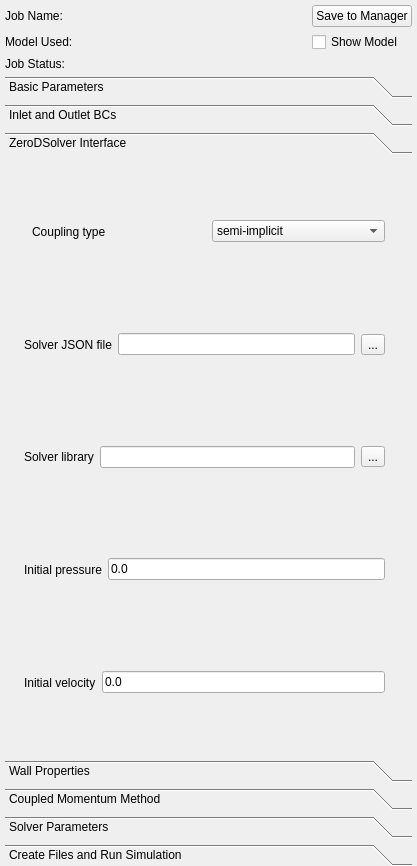
<?xml version="1.0" encoding="UTF-8"?>
<ui version="4.0">
 <class>sv4guiSimulationView</class>
 <widget class="QWidget" name="sv4guiSimulationView">
  <property name="geometry">
   <rect>
    <x>0</x>
    <y>0</y>
    <width>417</width>
    <height>866</height>
   </rect>
  </property>
  <property name="sizePolicy">
   <sizepolicy hsizetype="Preferred" vsizetype="Preferred">
    <horstretch>0</horstretch>
    <verstretch>0</verstretch>
   </sizepolicy>
  </property>
  <property name="windowTitle">
   <string>Form</string>
  </property>
  <layout class="QVBoxLayout" name="verticalLayout">
   <property name="spacing">
    <number>0</number>
   </property>
   <property name="leftMargin">
    <number>5</number>
   </property>
   <property name="topMargin">
    <number>5</number>
   </property>
   <property name="rightMargin">
    <number>5</number>
   </property>
   <property name="bottomMargin">
    <number>0</number>
   </property>
   <item>
    <widget class="QWidget" name="widgetTop" native="true">
     <layout class="QGridLayout" name="gridLayout_6">
      <property name="leftMargin">
       <number>0</number>
      </property>
      <property name="topMargin">
       <number>0</number>
      </property>
      <property name="rightMargin">
       <number>0</number>
      </property>
      <property name="bottomMargin">
       <number>5</number>
      </property>
      <property name="spacing">
       <number>5</number>
      </property>
      <item row="2" column="0">
       <widget class="QLabel" name="label_4">
        <property name="sizePolicy">
         <sizepolicy hsizetype="Fixed" vsizetype="Preferred">
          <horstretch>0</horstretch>
          <verstretch>0</verstretch>
         </sizepolicy>
        </property>
        <property name="text">
         <string>Job Status:</string>
        </property>
       </widget>
      </item>
      <item row="1" column="1">
       <widget class="QLabel" name="labelModelName">
        <property name="text">
         <string/>
        </property>
       </widget>
      </item>
      <item row="1" column="0">
       <widget class="QLabel" name="label_2">
        <property name="text">
         <string>Model Used:</string>
        </property>
       </widget>
      </item>
      <item row="0" column="2">
       <widget class="QPushButton" name="btnSave">
        <property name="sizePolicy">
         <sizepolicy hsizetype="Fixed" vsizetype="Fixed">
          <horstretch>0</horstretch>
          <verstretch>0</verstretch>
         </sizepolicy>
        </property>
        <property name="text">
         <string>Save to Manager</string>
        </property>
       </widget>
      </item>
      <item row="1" column="2">
       <widget class="QCheckBox" name="checkBoxShowModel">
        <property name="sizePolicy">
         <sizepolicy hsizetype="Fixed" vsizetype="Fixed">
          <horstretch>0</horstretch>
          <verstretch>0</verstretch>
         </sizepolicy>
        </property>
        <property name="text">
         <string>Show Model</string>
        </property>
       </widget>
      </item>
      <item row="2" column="1" colspan="2">
       <widget class="QLabel" name="labelJobStatus">
        <property name="text">
         <string/>
        </property>
       </widget>
      </item>
      <item row="0" column="0">
       <widget class="QLabel" name="label">
        <property name="sizePolicy">
         <sizepolicy hsizetype="Fixed" vsizetype="Preferred">
          <horstretch>0</horstretch>
          <verstretch>0</verstretch>
         </sizepolicy>
        </property>
        <property name="layoutDirection">
         <enum>Qt::LayoutDirection::LeftToRight</enum>
        </property>
        <property name="text">
         <string>Job Name:</string>
        </property>
       </widget>
      </item>
      <item row="0" column="1">
       <widget class="QLabel" name="labelJobName">
        <property name="text">
         <string/>
        </property>
       </widget>
      </item>
     </layout>
    </widget>
   </item>
   <item>
    <widget class="QWidget" name="widget_2" native="true">
     <layout class="QVBoxLayout" name="verticalLayout_2">
      <property name="spacing">
       <number>5</number>
      </property>
      <property name="leftMargin">
       <number>0</number>
      </property>
      <property name="topMargin">
       <number>0</number>
      </property>
      <property name="rightMargin">
       <number>0</number>
      </property>
      <property name="bottomMargin">
       <number>0</number>
      </property>
      <item>
       <widget class="QToolBox" name="toolBox">
        <property name="currentIndex">
         <number>2</number>
        </property>
        <widget class="QWidget" name="Toolbox_basic_params_page">
         <property name="geometry">
          <rect>
           <x>0</x>
           <y>0</y>
           <width>407</width>
           <height>552</height>
          </rect>
         </property>
         <attribute name="label">
          <string>Basic Parameters</string>
         </attribute>
         <layout class="QVBoxLayout" name="verticalLayout_7">
          <property name="spacing">
           <number>5</number>
          </property>
          <property name="leftMargin">
           <number>5</number>
          </property>
          <property name="topMargin">
           <number>0</number>
          </property>
          <property name="rightMargin">
           <number>5</number>
          </property>
          <property name="bottomMargin">
           <number>5</number>
          </property>
          <item>
           <widget class="QWidget" name="BasicParameters_page" native="true">
            <layout class="QVBoxLayout" name="verticalLayout_15">
             <item>
              <widget class="QTableView" name="BasicParameters_table"/>
             </item>
             <item>
              <widget class="QWidget" name="BasicParameters_pressure_ic_group" native="true">
               <layout class="QHBoxLayout" name="horizontalLayout_12">
                <item>
                 <widget class="QLabel" name="BasicParameters_pressure_ic_label">
                  <property name="text">
                   <string>Pressure IC file</string>
                  </property>
                 </widget>
                </item>
                <item>
                 <widget class="QLineEdit" name="BasicParameters_pressure_ic_file_name"/>
                </item>
                <item>
                 <widget class="QToolButton" name="BasicParameters_pressure_ic_set_file_name">
                  <property name="text">
                   <string>...</string>
                  </property>
                 </widget>
                </item>
               </layout>
              </widget>
             </item>
             <item>
              <widget class="QWidget" name="BasicParameters_velocity_ic_group" native="true">
               <layout class="QHBoxLayout" name="horizontalLayout_11">
                <item>
                 <widget class="QLabel" name="BasicParameters_velocity_ic_label">
                  <property name="text">
                   <string>Velocity IC file</string>
                  </property>
                 </widget>
                </item>
                <item>
                 <widget class="QLineEdit" name="BasicParameters_velocity_ic_file_name"/>
                </item>
                <item>
                 <widget class="QToolButton" name="BasicParameters_velocity_ic_set_file_name">
                  <property name="text">
                   <string>...</string>
                  </property>
                 </widget>
                </item>
               </layout>
              </widget>
             </item>
             <item>
              <spacer name="verticalSpacer_4">
               <property name="orientation">
                <enum>Qt::Orientation::Vertical</enum>
               </property>
               <property name="sizeHint" stdset="0">
                <size>
                 <width>20</width>
                 <height>214</height>
                </size>
               </property>
              </spacer>
             </item>
            </layout>
           </widget>
          </item>
         </layout>
        </widget>
        <widget class="QWidget" name="Toolbox_bcs_page">
         <property name="geometry">
          <rect>
           <x>0</x>
           <y>0</y>
           <width>407</width>
           <height>552</height>
          </rect>
         </property>
         <attribute name="label">
          <string>Inlet and Outlet BCs</string>
         </attribute>
         <layout class="QVBoxLayout" name="verticalLayout_8">
          <property name="spacing">
           <number>5</number>
          </property>
          <property name="leftMargin">
           <number>5</number>
          </property>
          <property name="topMargin">
           <number>0</number>
          </property>
          <property name="rightMargin">
           <number>5</number>
          </property>
          <property name="bottomMargin">
           <number>5</number>
          </property>
          <item>
           <widget class="QWidget" name="widget_6" native="true">
            <layout class="QVBoxLayout" name="verticalLayout_9">
             <property name="spacing">
              <number>5</number>
             </property>
             <property name="leftMargin">
              <number>0</number>
             </property>
             <property name="topMargin">
              <number>0</number>
             </property>
             <property name="rightMargin">
              <number>0</number>
             </property>
             <property name="bottomMargin">
              <number>0</number>
             </property>
             <item>
              <widget class="QTableView" name="InletOutletBCs_page">
               <property name="contextMenuPolicy">
                <enum>Qt::ContextMenuPolicy::CustomContextMenu</enum>
               </property>
               <property name="selectionBehavior">
                <enum>QAbstractItemView::SelectionBehavior::SelectRows</enum>
               </property>
               <property name="sortingEnabled">
                <bool>true</bool>
               </property>
              </widget>
             </item>
            </layout>
           </widget>
          </item>
         </layout>
        </widget>
        <widget class="QWidget" name="ToolBox_ZeroDSolver_Interface_page">
         <attribute name="label">
          <string>ZeroDSolver Interface</string>
         </attribute>
         <layout class="QVBoxLayout" name="verticalLayout_20">
          <item>
           <widget class="QWidget" name="ZeroDSolver_Interface_page_group" native="true">
            <layout class="QVBoxLayout" name="verticalLayout_19">
             <item>
              <widget class="QWidget" name="ZeroDSolver_Interface_coupling" native="true">
               <layout class="QHBoxLayout" name="horizontalLayout_17">
                <item>
                 <widget class="QLabel" name="ZeroDSolver_Interface_coupling_label">
                  <property name="text">
                   <string>Coupling type</string>
                  </property>
                 </widget>
                </item>
                <item>
                 <widget class="QComboBox" name="ZeroDSolver_Interface_coupling_type">
                  <item>
                   <property name="text">
                    <string>semi-implicit</string>
                   </property>
                  </item>
                 </widget>
                </item>
               </layout>
              </widget>
             </item>
             <item>
              <widget class="QWidget" name="ZeroDSolver_Interface_file" native="true">
               <layout class="QHBoxLayout" name="horizontalLayout_16">
                <property name="leftMargin">
                 <number>1</number>
                </property>
                <item>
                 <widget class="QLabel" name="ZeroDSolver_Interface_file_label">
                  <property name="text">
                   <string>Solver JSON file</string>
                  </property>
                 </widget>
                </item>
                <item>
                 <widget class="QLineEdit" name="ZeroDSolver_Interface_file_name"/>
                </item>
                <item>
                 <widget class="QToolButton" name="ZeroDSolver_Interface_file_select">
                  <property name="text">
                   <string>...</string>
                  </property>
                 </widget>
                </item>
               </layout>
              </widget>
             </item>
             <item>
              <widget class="QWidget" name="ZeroDSolver_Interface_lib" native="true">
               <layout class="QHBoxLayout" name="horizontalLayout_18">
                <property name="leftMargin">
                 <number>1</number>
                </property>
                <item>
                 <widget class="QLabel" name="ZeroDSolver_Interface_file_label_2">
                  <property name="text">
                   <string>Solver library</string>
                  </property>
                 </widget>
                </item>
                <item>
                 <widget class="QLineEdit" name="ZeroDSolver_Interface_lib_name"/>
                </item>
                <item>
                 <widget class="QToolButton" name="ZeroDSolver_Interface_lib_select">
                  <property name="text">
                   <string>...</string>
                  </property>
                 </widget>
                </item>
               </layout>
              </widget>
             </item>
             <item>
              <widget class="QWidget" name="ZeroDSolver_Interface_pressure" native="true">
               <layout class="QHBoxLayout" name="horizontalLayout_19">
                <property name="leftMargin">
                 <number>1</number>
                </property>
                <item>
                 <widget class="QLabel" name="ZeroDSolver_Interface_pressure_label">
                  <property name="text">
                   <string>Initial pressure</string>
                  </property>
                 </widget>
                </item>
                <item>
                 <widget class="QLineEdit" name="ZeroDSolver_Interface_pressure_value">
                  <property name="text">
                   <string>0.0</string>
                  </property>
                 </widget>
                </item>
               </layout>
              </widget>
             </item>
             <item>
              <widget class="QWidget" name="ZeroDSolver_Interface_velocity" native="true">
               <layout class="QHBoxLayout" name="horizontalLayout_20">
                <property name="leftMargin">
                 <number>1</number>
                </property>
                <item>
                 <widget class="QLabel" name="ZeroDSolver_Interface_velocity_label">
                  <property name="text">
                   <string>Initial velocity</string>
                  </property>
                 </widget>
                </item>
                <item>
                 <widget class="QLineEdit" name="ZeroDSolver_Interface_velocity_value">
                  <property name="text">
                   <string>0.0</string>
                  </property>
                 </widget>
                </item>
               </layout>
              </widget>
             </item>
            </layout>
           </widget>
          </item>
         </layout>
        </widget>
        <widget class="QWidget" name="Toolbox_wall_props_page">
         <property name="geometry">
          <rect>
           <x>0</x>
           <y>0</y>
           <width>451</width>
           <height>552</height>
          </rect>
         </property>
         <attribute name="label">
          <string>Wall Properties</string>
         </attribute>
         <layout class="QVBoxLayout" name="verticalLayout_3">
          <property name="spacing">
           <number>5</number>
          </property>
          <property name="leftMargin">
           <number>0</number>
          </property>
          <property name="topMargin">
           <number>0</number>
          </property>
          <property name="rightMargin">
           <number>0</number>
          </property>
          <property name="bottomMargin">
           <number>0</number>
          </property>
          <item>
           <widget class="QWidget" name="WallProps_base_widget" native="true">
            <layout class="QVBoxLayout" name="verticalLayout_6">
             <item>
              <widget class="QWidget" name="widget_5" native="true">
               <property name="sizePolicy">
                <sizepolicy hsizetype="Preferred" vsizetype="Preferred">
                 <horstretch>0</horstretch>
                 <verstretch>0</verstretch>
                </sizepolicy>
               </property>
               <layout class="QHBoxLayout" name="horizontalLayout_2">
                <property name="spacing">
                 <number>5</number>
                </property>
                <property name="leftMargin">
                 <number>0</number>
                </property>
                <property name="topMargin">
                 <number>0</number>
                </property>
                <property name="rightMargin">
                 <number>0</number>
                </property>
                <property name="bottomMargin">
                 <number>0</number>
                </property>
                <item>
                 <widget class="QLabel" name="label_3">
                  <property name="sizePolicy">
                   <sizepolicy hsizetype="Fixed" vsizetype="Preferred">
                    <horstretch>0</horstretch>
                    <verstretch>0</verstretch>
                   </sizepolicy>
                  </property>
                  <property name="text">
                   <string>Type: </string>
                  </property>
                 </widget>
                </item>
                <item>
                 <widget class="QComboBox" name="WallProps_type">
                  <item>
                   <property name="text">
                    <string>Rigid</string>
                   </property>
                  </item>
                  <item>
                   <property name="text">
                    <string>Deformable with with constant properties</string>
                   </property>
                  </item>
                  <item>
                   <property name="text">
                    <string>Deformable with variable thickness and elastic modulus </string>
                   </property>
                  </item>
                 </widget>
                </item>
               </layout>
              </widget>
             </item>
             <item>
              <widget class="QWidget" name="WallProps_constant_props" native="true">
               <layout class="QVBoxLayout" name="verticalLayout_5">
                <item>
                 <widget class="QWidget" name="WallProps_poisson_widget" native="true">
                  <layout class="QHBoxLayout" name="horizontalLayout_5">
                   <item>
                    <widget class="QLabel" name="label_8">
                     <property name="text">
                      <string>Poisson Ratio:</string>
                     </property>
                    </widget>
                   </item>
                   <item>
                    <widget class="QLineEdit" name="WallProps_poisson_ratio">
                     <property name="text">
                      <string>0.5</string>
                     </property>
                    </widget>
                   </item>
                  </layout>
                 </widget>
                </item>
                <item>
                 <widget class="QWidget" name="WallProps_density_widget" native="true">
                  <layout class="QHBoxLayout" name="horizontalLayout_3">
                   <item>
                    <widget class="QLabel" name="label_19">
                     <property name="text">
                      <string>Density:</string>
                     </property>
                    </widget>
                   </item>
                   <item>
                    <widget class="QLineEdit" name="WallProps_density"/>
                   </item>
                  </layout>
                 </widget>
                </item>
               </layout>
              </widget>
             </item>
             <item>
              <widget class="QWidget" name="WallProps_elastic_props" native="true">
               <property name="sizePolicy">
                <sizepolicy hsizetype="Preferred" vsizetype="Fixed">
                 <horstretch>0</horstretch>
                 <verstretch>0</verstretch>
                </sizepolicy>
               </property>
               <layout class="QVBoxLayout" name="verticalLayout_4">
                <item>
                 <widget class="QWidget" name="widget_8" native="true">
                  <layout class="QHBoxLayout" name="horizontalLayout_4">
                   <property name="spacing">
                    <number>5</number>
                   </property>
                   <property name="leftMargin">
                    <number>0</number>
                   </property>
                   <property name="topMargin">
                    <number>0</number>
                   </property>
                   <property name="rightMargin">
                    <number>0</number>
                   </property>
                   <property name="bottomMargin">
                    <number>0</number>
                   </property>
                   <item>
                    <widget class="QLabel" name="label_6">
                     <property name="text">
                      <string>Elastic Modulus:</string>
                     </property>
                    </widget>
                   </item>
                   <item>
                    <widget class="QLineEdit" name="WallProps_elastic_modulus"/>
                   </item>
                  </layout>
                 </widget>
                </item>
                <item>
                 <widget class="QWidget" name="WallProps_thickness_widget" native="true">
                  <layout class="QHBoxLayout" name="horizontalLayout_6">
                   <item>
                    <widget class="QLabel" name="label_5">
                     <property name="text">
                      <string>Thickness:</string>
                     </property>
                    </widget>
                   </item>
                   <item>
                    <widget class="QLineEdit" name="WallProps_thickness"/>
                   </item>
                  </layout>
                 </widget>
                </item>
               </layout>
              </widget>
             </item>
             <item>
              <widget class="QWidget" name="WallProps_variable_props" native="true">
               <property name="sizePolicy">
                <sizepolicy hsizetype="Preferred" vsizetype="Preferred">
                 <horstretch>0</horstretch>
                 <verstretch>0</verstretch>
                </sizepolicy>
               </property>
               <layout class="QHBoxLayout" name="horizontalLayout_8">
                <item>
                 <widget class="QLabel" name="label_7">
                  <property name="text">
                   <string>Wall properties file</string>
                  </property>
                 </widget>
                </item>
                <item>
                 <widget class="QLineEdit" name="WallsProps_variable_props_file"/>
                </item>
                <item>
                 <widget class="QToolButton" name="WallsProps_set_variable_props_file">
                  <property name="sizePolicy">
                   <sizepolicy hsizetype="Fixed" vsizetype="Fixed">
                    <horstretch>0</horstretch>
                    <verstretch>0</verstretch>
                   </sizepolicy>
                  </property>
                  <property name="text">
                   <string>...</string>
                  </property>
                 </widget>
                </item>
               </layout>
              </widget>
             </item>
             <item>
              <spacer name="verticalSpacer">
               <property name="orientation">
                <enum>Qt::Orientation::Vertical</enum>
               </property>
               <property name="sizeHint" stdset="0">
                <size>
                 <width>20</width>
                 <height>217</height>
                </size>
               </property>
              </spacer>
             </item>
            </layout>
           </widget>
          </item>
         </layout>
        </widget>
        <widget class="QWidget" name="Toolbox_cmm_page">
         <property name="geometry">
          <rect>
           <x>0</x>
           <y>0</y>
           <width>407</width>
           <height>552</height>
          </rect>
         </property>
         <attribute name="label">
          <string>Coupled Momentum Method</string>
         </attribute>
         <layout class="QVBoxLayout" name="cmm_verticalLayout_3">
          <property name="spacing">
           <number>5</number>
          </property>
          <property name="leftMargin">
           <number>0</number>
          </property>
          <property name="topMargin">
           <number>0</number>
          </property>
          <property name="rightMargin">
           <number>0</number>
          </property>
          <property name="bottomMargin">
           <number>0</number>
          </property>
          <item>
           <widget class="QWidget" name="cmm_widget_4" native="true">
            <layout class="QVBoxLayout" name="verticalLayout_14">
             <item>
              <widget class="QWidget" name="cmm_base_widget" native="true">
               <layout class="QVBoxLayout" name="verticalLayout_13">
                <property name="spacing">
                 <number>50</number>
                </property>
                <item>
                 <widget class="QCheckBox" name="CmmSim_enable_cmm_simulation">
                  <property name="text">
                   <string>Enable CMM simulation</string>
                  </property>
                 </widget>
                </item>
                <item>
                 <widget class="QGroupBox" name="groupBox">
                  <property name="font">
                   <font>
                    <family>Arial</family>
                    <pointsize>14</pointsize>
                    <italic>false</italic>
                    <bold>false</bold>
                   </font>
                  </property>
                  <property name="title">
                   <string>Simulation type</string>
                  </property>
                  <layout class="QHBoxLayout" name="horizontalLayout">
                   <item>
                    <widget class="QRadioButton" name="CmmSimType_prestress">
                     <property name="text">
                      <string>prestress</string>
                     </property>
                     <property name="checked">
                      <bool>true</bool>
                     </property>
                    </widget>
                   </item>
                   <item>
                    <widget class="QRadioButton" name="CmmSimType_inflate">
                     <property name="text">
                      <string>inflate</string>
                     </property>
                    </widget>
                   </item>
                  </layout>
                 </widget>
                </item>
               </layout>
              </widget>
             </item>
             <item>
              <widget class="QCheckBox" name="CmmSim_Initialize">
               <property name="text">
                <string>Initialize simualtion</string>
               </property>
              </widget>
             </item>
             <item>
              <widget class="QStackedWidget" name="CmmSim_files">
               <property name="currentIndex">
                <number>1</number>
               </property>
               <widget class="QWidget" name="CmmSim_init_files">
                <layout class="QVBoxLayout" name="verticalLayout_18">
                 <item>
                  <widget class="QWidget" name="CmmSim_wall_name_widget" native="true">
                   <layout class="QHBoxLayout" name="horizontalLayout_13">
                    <item>
                     <widget class="QLabel" name="CmmSim_wall_name_label">
                      <property name="text">
                       <string>Wall Name</string>
                      </property>
                     </widget>
                    </item>
                    <item>
                     <widget class="QLineEdit" name="CmmSim_wall_name"/>
                    </item>
                   </layout>
                  </widget>
                 </item>
                 <item>
                  <widget class="QWidget" name="CmmSim_WallFile_group" native="true">
                   <layout class="QHBoxLayout" name="horizontalLayout_9">
                    <item>
                     <widget class="QLabel" name="CmmSIm_WallFile_label">
                      <property name="text">
                       <string>Wall file</string>
                      </property>
                     </widget>
                    </item>
                    <item>
                     <widget class="QLineEdit" name="CmmSim_WallFile_file_name"/>
                    </item>
                    <item>
                     <widget class="QToolButton" name="CmmSim_WallFile_set_file_name">
                      <property name="text">
                       <string>...</string>
                      </property>
                     </widget>
                    </item>
                   </layout>
                  </widget>
                 </item>
                 <item>
                  <widget class="QWidget" name="Cmm_TractionFile_group" native="true">
                   <layout class="QHBoxLayout" name="horizontalLayout_10">
                    <item>
                     <widget class="QLabel" name="CmmSim_TractionFile_label">
                      <property name="text">
                       <string>Traction file</string>
                      </property>
                     </widget>
                    </item>
                    <item>
                     <widget class="QLineEdit" name="CmmSim_TractionFile_file_name"/>
                    </item>
                    <item>
                     <widget class="QToolButton" name="CmmSim_TractionFile_set_file_name">
                      <property name="text">
                       <string>...</string>
                      </property>
                     </widget>
                    </item>
                   </layout>
                  </widget>
                 </item>
                </layout>
               </widget>
               <widget class="QWidget" name="CmmSim_prestress_files">
                <layout class="QVBoxLayout" name="verticalLayout_17">
                 <item>
                  <widget class="QWidget" name="widget" native="true">
                   <layout class="QHBoxLayout" name="horizontalLayout_14">
                    <item>
                     <widget class="QLabel" name="CmmSim_files_prestress_label">
                      <property name="text">
                       <string>Prestress file</string>
                      </property>
                     </widget>
                    </item>
                    <item>
                     <widget class="QLineEdit" name="CmmSim_files_prestress_file_name"/>
                    </item>
                    <item>
                     <widget class="QToolButton" name="CmmSim_files_prestress_file_select">
                      <property name="text">
                       <string>...</string>
                      </property>
                     </widget>
                    </item>
                   </layout>
                  </widget>
                 </item>
                </layout>
               </widget>
               <widget class="QWidget" name="CmmSim_inflate_files">
                <layout class="QVBoxLayout" name="verticalLayout_16">
                 <item>
                  <widget class="QWidget" name="widget_3" native="true">
                   <layout class="QHBoxLayout" name="horizontalLayout_15">
                    <item>
                     <widget class="QLabel" name="CmmSim_files_displacements_label">
                      <property name="text">
                       <string>Displacements file</string>
                      </property>
                     </widget>
                    </item>
                    <item>
                     <widget class="QLineEdit" name="CmmSim_files_displacements_file_name"/>
                    </item>
                    <item>
                     <widget class="QToolButton" name="CmmSim_files_displacements_file_select">
                      <property name="text">
                       <string>...</string>
                      </property>
                     </widget>
                    </item>
                   </layout>
                  </widget>
                 </item>
                </layout>
               </widget>
              </widget>
             </item>
             <item>
              <spacer name="verticalSpacer_3">
               <property name="orientation">
                <enum>Qt::Orientation::Vertical</enum>
               </property>
               <property name="sizeHint" stdset="0">
                <size>
                 <width>20</width>
                 <height>277</height>
                </size>
               </property>
              </spacer>
             </item>
            </layout>
           </widget>
          </item>
         </layout>
        </widget>
        <widget class="QWidget" name="Toolbox_solver_params_page">
         <property name="geometry">
          <rect>
           <x>0</x>
           <y>0</y>
           <width>407</width>
           <height>552</height>
          </rect>
         </property>
         <attribute name="label">
          <string>Solver Parameters</string>
         </attribute>
         <layout class="QVBoxLayout" name="verticalLayout_10">
          <property name="spacing">
           <number>5</number>
          </property>
          <property name="leftMargin">
           <number>5</number>
          </property>
          <property name="topMargin">
           <number>0</number>
          </property>
          <property name="rightMargin">
           <number>5</number>
          </property>
          <property name="bottomMargin">
           <number>5</number>
          </property>
          <item>
           <widget class="QTableView" name="SolverParameters_table">
            <property name="selectionBehavior">
             <enum>QAbstractItemView::SelectionBehavior::SelectRows</enum>
            </property>
           </widget>
          </item>
         </layout>
        </widget>
        <widget class="QWidget" name="Toolbox_create_files_page">
         <property name="geometry">
          <rect>
           <x>0</x>
           <y>0</y>
           <width>407</width>
           <height>552</height>
          </rect>
         </property>
         <attribute name="label">
          <string>Create Files and Run Simulation</string>
         </attribute>
         <layout class="QVBoxLayout" name="verticalLayout_11">
          <property name="spacing">
           <number>5</number>
          </property>
          <property name="leftMargin">
           <number>5</number>
          </property>
          <property name="topMargin">
           <number>0</number>
          </property>
          <property name="rightMargin">
           <number>5</number>
          </property>
          <property name="bottomMargin">
           <number>5</number>
          </property>
          <item>
           <widget class="QWidget" name="widget_7" native="true">
            <layout class="QVBoxLayout" name="verticalLayout_12">
             <property name="spacing">
              <number>5</number>
             </property>
             <property name="leftMargin">
              <number>0</number>
             </property>
             <property name="topMargin">
              <number>0</number>
             </property>
             <property name="rightMargin">
              <number>0</number>
             </property>
             <property name="bottomMargin">
              <number>0</number>
             </property>
             <item>
              <widget class="QWidget" name="widgetRun" native="true">
               <layout class="QGridLayout" name="gridLayout">
                <item row="2" column="3">
                 <widget class="ctkSliderWidget" name="sliderNumProcs" native="true">
                  <property name="decimals" stdset="0">
                   <number>0</number>
                  </property>
                  <property name="pageStep" stdset="0">
                   <double>40.000000000000000</double>
                  </property>
                  <property name="minimum" stdset="0">
                   <double>1.000000000000000</double>
                  </property>
                  <property name="maximum" stdset="0">
                   <double>64.000000000000000</double>
                  </property>
                 </widget>
                </item>
                <item row="3" column="0">
                 <widget class="QPushButton" name="btnRunJob">
                  <property name="text">
                   <string>Run Simulation</string>
                  </property>
                 </widget>
                </item>
                <item row="1" column="0" colspan="3">
                 <widget class="QPushButton" name="btnCreateAllFiles">
                  <property name="text">
                   <string>Create Data Files for Simulation</string>
                  </property>
                 </widget>
                </item>
                <item row="0" column="0" colspan="3">
                 <widget class="QWidget" name="widget_15" native="true">
                  <layout class="QHBoxLayout" name="horizontalLayout_7">
                   <property name="spacing">
                    <number>5</number>
                   </property>
                   <property name="leftMargin">
                    <number>0</number>
                   </property>
                   <property name="topMargin">
                    <number>0</number>
                   </property>
                   <property name="rightMargin">
                    <number>0</number>
                   </property>
                   <property name="bottomMargin">
                    <number>0</number>
                   </property>
                   <item>
                    <widget class="QLabel" name="label_18">
                     <property name="sizePolicy">
                      <sizepolicy hsizetype="Fixed" vsizetype="Preferred">
                       <horstretch>0</horstretch>
                       <verstretch>0</verstretch>
                      </sizepolicy>
                     </property>
                     <property name="text">
                      <string>Choose Mesh: </string>
                     </property>
                    </widget>
                   </item>
                   <item>
                    <widget class="QComboBox" name="comboBoxMeshName"/>
                   </item>
                  </layout>
                 </widget>
                </item>
                <item row="2" column="0">
                 <widget class="QLabel" name="NumberProcessesLabel">
                  <property name="text">
                   <string>Number of Processes:</string>
                  </property>
                 </widget>
                </item>
               </layout>
              </widget>
             </item>
             <item>
              <spacer name="verticalSpacer_2">
               <property name="orientation">
                <enum>Qt::Orientation::Vertical</enum>
               </property>
               <property name="sizeHint" stdset="0">
                <size>
                 <width>17</width>
                 <height>553</height>
                </size>
               </property>
              </spacer>
             </item>
            </layout>
           </widget>
          </item>
         </layout>
        </widget>
       </widget>
      </item>
     </layout>
    </widget>
   </item>
  </layout>
 </widget>
 <customwidgets>
  <customwidget>
   <class>ctkSliderWidget</class>
   <extends>QWidget</extends>
   <header>ctkSliderWidget.h</header>
  </customwidget>
 </customwidgets>
 <resources/>
 <connections/>
</ui>
